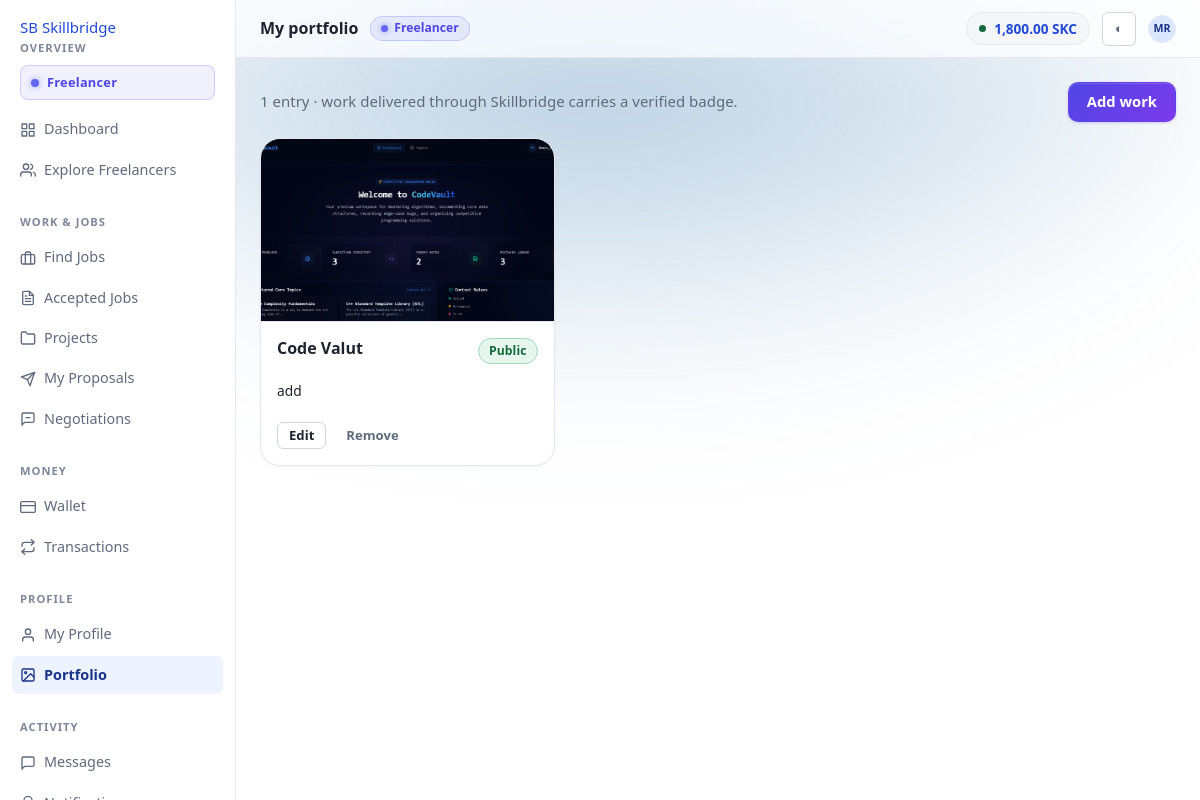
/portfolios/mine/ (signed in), run on the app's committed database.
### apps/wallets/models.py (models this page shows, shortened)
class Wallet(TimeStampedModel):
    user = models.OneToOneField(settings.AUTH_USER_MODEL, on_delete=models.PROTECT, related_name='wallet')
    available_balance = MoneyField(help_text='Spendable SkillCoin.')
    reserved_balance = MoneyField(help_text='Locked for published job budgets or a pending withdrawal.')
    escrow_balance = MoneyField(help_text='Committed to funded projects.')
    lifetime_deposited = MoneyField()
    lifetime_withdrawn = MoneyField()
    lifetime_earned = MoneyField()
    lifetime_spent = MoneyField()
    is_frozen = models.BooleanField(default=False, help_text='Admin freeze — blocks every outgoing movement.')
    frozen_reason = models.CharField(max_length=300, blank=True)
    version = models.PositiveBigIntegerField(default=0, help_text='Incremented on every mutation; detects lost updates.')
    class Meta:
        constraints = [models.CheckConstraint(check=models.Q(available_balance__gte=ZERO), name='wallet_available_non_negative'), models.CheckConstraint(check=models.Q(reserved_balance__gte=ZERO), name='wallet_reserved_non_negative'), models.CheckConstraint(check=models.Q(escrow_balance__gte=ZERO), name='wallet_escrow_non_negative')]

### apps/accounts/models.py (models this page shows, shortened)
class User(AbstractBaseUser, PermissionsMixin, UUIDModel, TimeStampedModel):
    class Status(models.TextChoices):
        ACTIVE = ('ACTIVE', 'Active')
        SUSPENDED = ('SUSPENDED', 'Suspended')
        BANNED = ('BANNED', 'Banned')
        CLOSED = ('CLOSED', 'Closed')
    email = models.EmailField(unique=True, db_index=True)
    username = models.CharField(max_length=50, unique=True, db_index=True, validators=[USERNAME_VALIDATOR])
    first_name = models.CharField(max_length=80, blank=True)
    last_name = models.CharField(max_length=80, blank=True)
    role = models.CharField(max_length=12, choices=Role.choices, db_index=True)
    is_email_verified = models.BooleanField(default=False, db_index=True)
    email_verified_at = models.DateTimeField(null=True, blank=True)
    status = models.CharField(max_length=10, choices=Status.choices, default=Status.ACTIVE, db_index=True)
    suspension_reason = models.TextField(blank=True)
    suspended_until = models.DateTimeField(null=True, blank=True)
    is_active = models.BooleanField(default=True)
    is_staff = models.BooleanField(default=False)
    date_joined = models.DateTimeField(default=timezone.now)
    last_seen_at = models.DateTimeField(null=True, blank=True)
    avatar = models.ImageField(upload_to='avatars/%Y/%m/', null=True, blank=True)
    objects = UserManager()
    USERNAME_FIELD = 'email'
    REQUIRED_FIELDS = ['username']
    class Meta:
        ordering = ('-date_joined',)
        indexes = [models.Index(fields=['role', 'status']), models.Index(fields=['-date_joined'])]
    @property
    def full_name(self) -> str:
        name = f'{self.first_name} {self.last_name}'.strip()
        return name or self.username
    @property
    def initials(self) -> str:
        parts = [p for p in (self.first_name, self.last_name) if p]
        if parts:
            return ''.join((p[0] for p in parts[:2])).upper()
        return self.username[:2].upper()
    @property
    def is_freelancer(self) -> bool:
        return self.role == Role.FREELANCER
    @property
    def is_platform_admin(self) -> bool:
        return self.role == Role.ADMIN or self.is_superuser
    @property
    def is_usable(self) -> bool:
        if not self.is_active or self.status in {self.Status.BANNED, self.Status.CLOSED}:
            return False
        if self.status == self.Status.SUSPENDED:
            if self.suspended_until and self.suspended_until <= timezone.now():
                return True
            return False
        return True

### apps/portfolios/models.py (models this page shows, shortened)
class Portfolio(BaseModel):
    freelancer = models.ForeignKey('profiles.FreelancerProfile', on_delete=models.CASCADE, related_name='portfolio_items')
    title = models.CharField(max_length=200)
    slug = models.SlugField(max_length=240)
    description = models.TextField(max_length=5000)
    cover_image = models.ImageField(upload_to='portfolio/covers/%Y/%m/', null=True, blank=True)
    demo_url = models.URLField(blank=True, help_text='Live demo, if there is one.')
    repository_url = models.URLField(blank=True, help_text='Source code, where it can be shared.')
    technologies = models.CharField(max_length=400, blank=True, help_text='Comma-separated technology list.')
    tech_stack = models.CharField(max_length=400, blank=True)
    skills = models.ManyToManyField('profiles.Skill', related_name='portfolio_entries', blank=True)
    category = models.ForeignKey('profiles.Category', on_delete=models.SET_NULL, null=True, blank=True, related_name='portfolio_entries')
    role = models.CharField(max_length=160, blank=True, help_text="The freelancer's role.")
    responsibilities = models.TextField(blank=True, max_length=2000)
    outcome = models.TextField(blank=True, max_length=2000, help_text='Result achieved.')
    duration_months = models.PositiveSmallIntegerField(null=True, blank=True)
    completed_on = models.DateField(null=True, blank=True)
    client_name = models.CharField(max_length=160, blank=True, help_text='Leave blank if under NDA.')
    tags = models.CharField(max_length=300, blank=True)
    is_public = models.BooleanField(default=True, db_index=True)
    is_featured = models.BooleanField(default=False)
    confidentiality_note = models.CharField(max_length=300, blank=True, help_text='Shown instead of client details when work is under NDA.')
    order = models.PositiveSmallIntegerField(default=0)
    view_count = models.PositiveIntegerField(default=0)
    source_project_id = models.PositiveIntegerField(null=True, blank=True)
    search_text = models.TextField(blank=True, editable=False, db_index=True)
    class Meta:
        ordering = ('order', '-completed_on', '-created_at')
        indexes = [models.Index(fields=['search_text'], name='portfolio_search_text'), models.Index(fields=['freelancer', 'is_public', 'order'])]
    @property
    def is_verified(self) -> bool:
        return self.source_project_id is not None
    def get_absolute_url(self) -> str:
        return reverse('portfolios:detail', args=[self.public_id])

### apps/portfolios/views.py (the view)
# urls.py: urlpatterns = [path('mine/', views.my_portfolio, name='my_portfolio'), path('new/', views.create, name='create'), path('of/<str:username>/', views.public_list, name='public_list'), path('project/<uuid
@freelancer_required
def my_portfolio(request):
    profile = FreelancerProfile.objects.get(user=request.user)
    items = Portfolio.objects.filter(freelancer=profile).order_by('order', '-created_at')
    return render(request, 'portfolios/my_portfolio.html', {'items': items, 'profile': profile, 'nav': 'portfolio', 'page_title': 'My portfolio'})

### apps/portfolios/templates/portfolios/my_portfolio.html (shortened to what this page needs)
{% extends "layouts/dashboard.html" %}
{% load static %}
{% block page_heading %}My portfolio{% endblock %}
{% block page_css %}<link rel="stylesheet" href="{% static 'portfolios/css/portfolio.css' %}?v=4.0">{% endblock %}
{% block content %}
<div class="row row--between row--wrap" style="margin-bottom:var(--gap-4)">
  <p class="muted" style="margin:0">
    {{ items|length }} entr{{ items|length|pluralize:"y,ies" }} ·
    work delivered through Skillbridge carries a verified badge.
  </p>
  <a class="btn btn--primary" href="{% url 'portfolios:create' %}">Add work</a>
</div>
{% if items %}
  <div class="grid grid--3">
    {% for item in items %}
      <article class="card portfolio-card">
        {% if item.cover_image %}<img src="{{ item.cover_image.url }}" alt="">{% endif %}
        <div class="card__body">
          <div class="row row--between row--top">
            <h3 style="font-size:1rem;margin-bottom:4px">
              <a href="{{ item.get_absolute_url }}">{{ item.title }}</a>
            </h3>
            {% if item.is_public %}
              <span class="sb-pill sb-pill--ok">Public</span>
            {% else %}
              <span class="sb-pill sb-pill--neutral">Private</span>
            {% endif %}
          </div>
          <p class="small clamp-2" style="margin:var(--gap-2) 0">{{ item.description }}</p>
          <div class="btn-group">
            <a class="btn btn--secondary btn--sm" href="{% url 'portfolios:edit' item.public_id %}">Edit</a>
            <form method="post" action="{% url 'portfolios:delete' item.public_id %}"
                  data-confirm="Remove this portfolio entry?" data-no-busy="1">
              <button class="btn btn--ghost btn--sm" type="submit">Remove</button>
            </form>
          </div>
        </div>
      </article>
    {% endfor %}
  </div>
{% else %}
  {% include "components/empty-state.html" with title="Nothing in your portfolio yet" body="Add work you can show, or import a completed Skillbridge project in one click from the project page." action_url="/portfolios/new/" action_label="Add work" %}
{% endif %}
{% endblock %}

### templates/layouts/dashboard.html (shortened to what this page needs)
{% extends "base.html" %}
{% load static %}
{% block shell_css %}<link rel="stylesheet" href="{% static 'css/dashboard.css' %}?v=4.0">{% endblock %}
{% block chrome %}
<div class="app">
  <aside class="app-side">
    <a class="brand" href="{% url 'home' %}">
      <span class="brand__mark" aria-hidden="true">SB</span> Skillbridge
    </a>
    {% include "components/sidebar.html" %}
  </aside>
  <div class="app-main">
    <header class="app-top">
      <span class="app-top__title">{% block page_heading %}{% endblock %}</span>
      {% if user.is_freelancer %}
        <span class="top-role-badge top-role-badge--freelancer"><span class="role-pulse-dot"></span> Freelancer</span>
      {% elif user.is_client %}
        <span class="top-role-badge top-role-badge--client"><span class="role-pulse-dot"></span> Client</span>
      {% endif %}
      {% if wallet %}
        <a class="wallet-chip hide-sm" href="{% url 'wallets:wallet' %}" title="Available balance">
          <span class="wallet-chip__dot" aria-hidden="true"></span>
          {{ wallet.available_balance|coin }} {{ SKILLCOIN.CODE }}
        </a>
      {% endif %}
      <button class="icon-btn" type="button" data-theme-toggle aria-label="Switch colour theme">◐</button>
      <a class="avatar avatar--sm" href="{% url 'accounts:settings' %}" title="{{ user.full_name }}">
        {% if user.avatar %}<img src="{{ user.avatar.url }}" alt="">{% else %}{{ user.initials }}{% endif %}
      </a>
    </header>
    <main id="main" class="app-body{% block body_class %}{% endblock %}">
      {% block content %}{% endblock %}
    </main>
  </div>
</div>
{% endblock %}

### data on the page
Wallet: available_balance|coin "1,800.00"
User: initials "MR"
Portfolio: cover_image (picture), title "Code Valut", is_public "Public", description "add"

### other printed values
{{ SKILLCOIN.CODE }} "SKC"
{{ items|length }} "1"
